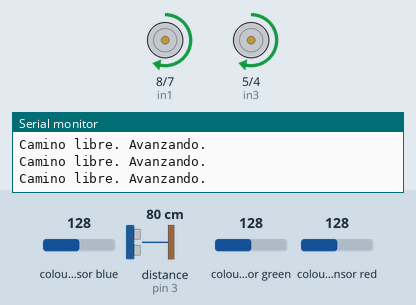
This sketch was run on a simulated Arduino Uno, built with avr-gcc and run on an emulated ATmega328P. On the bench: motor-driver pin pairs drawn as motors (green arrow = first pin HIGH = forward, orange = second pin HIGH = backward, longer = more drive, scaled by the enable pin), the last lines printed to the serial monitor. Wiring (inferred from the names in the program): ultrasonic range finder: trigger pin 2; echo pin 3. Inputs (shaded band) come from the test bench; at power-on: distance to the obstacle (sensor on pin 3) 80 cm, colour sensor red 128, colour sensor green 128, colour sensor blue 128. The echo pulse lasts 58.3 µs per cm.

Above: at 1.2 s.
1.3 s: distance to the obstacle (sensor on pin 3) set to 12 cm
4.3 s: distance to the obstacle (sensor on pin 3) set to 9 cm
At 4.72 s:
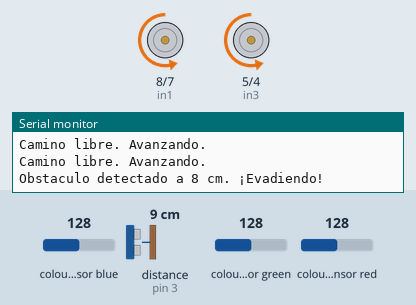
7.3 s: distance to the obstacle (sensor on pin 3) set to 60 cm
10.3 s: colour sensor red set to 134
At 11.5 s:
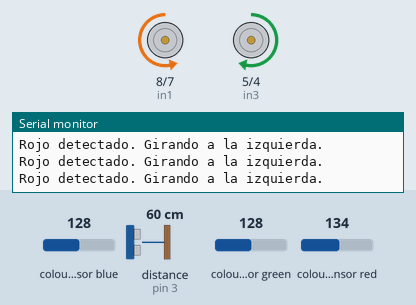
11.8 s: colour sensor green set to 191
At 12.8 s:
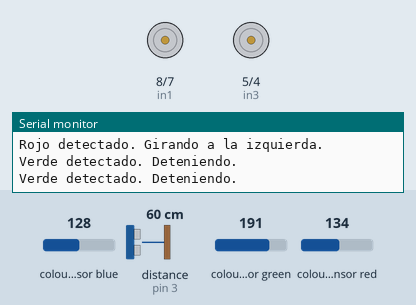
13.3 s: colour sensor blue set to 250
At 14.6 s:
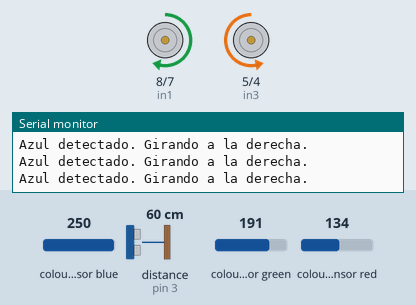
Timing chart, 0 to 16.3 s (numbered marks = the images above; inputs shaded):
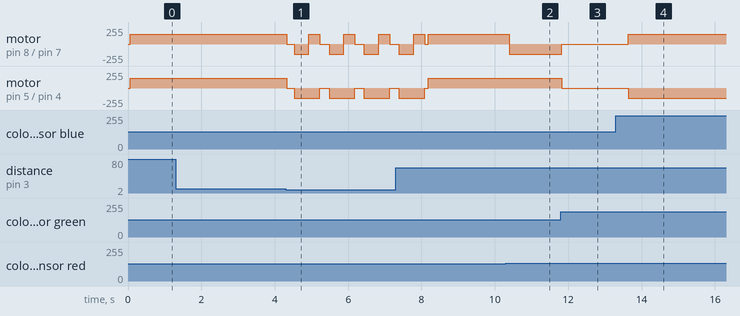

The sketch:

navegacion_reactiva.ino
```cpp
#include <Wire.h>
#include "Adafruit_TCS34725.h"

const int trigPin = 2;
const int echoPin = 3;
Adafruit_TCS34725 tcs = Adafruit_TCS34725(TCS34725_INTEGRATIONTIME_50MS, TCS34725_GAIN_4X);


const int enA = 9;
const int in1 = 8;
const int in2 = 7;

// Motor Derecho
const int enB = 6;
const int in3 = 5;
const int in4 = 4;

const int DISTANCIA_OBSTACULO = 10;
const int UMBRAL_DETECCION_COLOR = 250;

void setup() {
  Serial.begin(9600);


  if (!tcs.begin()) {
    Serial.println("No se encontró el sensor TCS34725... revisa las conexiones SCL (A5) y SDA (A4).");
    while (1);
  }

  pinMode(trigPin, OUTPUT);
  pinMode(echoPin, INPUT);

  pinMode(enA, OUTPUT);
  pinMode(in1, OUTPUT);
  pinMode(in2, OUTPUT);
  pinMode(enB, OUTPUT);
  pinMode(in3, OUTPUT);
  pinMode(in4, OUTPUT);

  detener();
  Serial.println("Setup completo. Robot listo para la Parte 2.");
}

void loop() {
  long duration;
  int distancia;

  digitalWrite(trigPin, LOW);
  delayMicroseconds(2);
  digitalWrite(trigPin, HIGH);
  delayMicroseconds(10);
  digitalWrite(trigPin, LOW);

  duration = pulseIn(echoPin, HIGH);
  distancia = duration * 0.034 / 2;

  if (distancia < DISTANCIA_OBSTACULO && distancia > 0) {
    Serial.print("Obstaculo detectado a ");
    Serial.print(distancia);
    Serial.println(" cm. ¡Evadiendo!");
    detener();
    delay(200);
    retroceder(150);
    delay(400);
    girarDerecha(150);
    delay(300);
    detener();
  } else {
    uint16_t r, g, b, c;
    tcs.getRawData(&r, &g, &b, &c);

    if (r > g && r > b && r > UMBRAL_DETECCION_COLOR) {
      Serial.println("Rojo detectado. Girando a la izquierda.");
      girarIzquierda(150);
      delay(100);
    } else if (b > r && b > g && b > UMBRAL_DETECCION_COLOR) {
      Serial.println("Azul detectado. Girando a la derecha.");
      girarDerecha(150);
      delay(100);
    } else if (g > r && g > b && g > UMBRAL_DETECCION_COLOR) {
      Serial.println("Verde detectado. Deteniendo.");
      detener();
      delay(500);
    } else {
      Serial.println("Camino libre. Avanzando.");
      avanzar(150);
    }
  }
  delay(50);
}

void avanzar(int velocidad) {
  digitalWrite(in1, HIGH); digitalWrite(in2, LOW); analogWrite(enA, velocidad);
  digitalWrite(in3, HIGH); digitalWrite(in4, LOW); analogWrite(enB, velocidad);
}

void retroceder(int velocidad) {
  digitalWrite(in1, LOW); digitalWrite(in2, HIGH); analogWrite(enA, velocidad);
  digitalWrite(in3, LOW); digitalWrite(in4, HIGH); analogWrite(enB, velocidad);
}

void girarDerecha(int velocidad) {
  digitalWrite(in1, HIGH); digitalWrite(in2, LOW); analogWrite(enA, velocidad);
  digitalWrite(in3, LOW); digitalWrite(in4, HIGH); analogWrite(enB, velocidad);
}

void girarIzquierda(int velocidad) {
  digitalWrite(in1, LOW); digitalWrite(in2, HIGH); analogWrite(enA, velocidad);
  digitalWrite(in3, HIGH); digitalWrite(in4, LOW); analogWrite(enB, velocidad);
}

void detener() {
  analogWrite(enA, 0); analogWrite(enB, 0);
}
```

Measured:
- the behaviour switches between 11 and 10 cm on distance to the obstacle (sensor on pin 3) (found by bisection; images 0 and 1)
- the behaviour switches between 128 and 129 on colour sensor red (found by bisection; images 1 and 2)
- after the input at 4.3 s, motor on pin 8 (in1) / pin 7 (in2): forward 150/255 → stopped at once, then repeats every 0.95 s: backward 150/255 0.40 s, forward 150/255 0.30 s, stopped 0.25 s; motor on pin 5 (in3) / pin 4 (in4): alternates backward 150/255 for 0.70 s and stopped for 0.25 s, starting at once
- after the input at 10.3 s, motor on pin 8 (in1) / pin 7 (in2): forward 150/255 → backward 150/255 after 0.09 s
- after the input at 11.8 s, motor on pin 8 (in1) / pin 7 (in2): backward 150/255 → stopped at once; motor on pin 5 (in3) / pin 4 (in4): forward 150/255 → stopped at once
- after the input at 13.3 s, motor on pin 8 (in1) / pin 7 (in2): stopped → forward 150/255 after 0.33 s; motor on pin 5 (in3) / pin 4 (in4): stopped → backward 150/255 after 0.33 s
